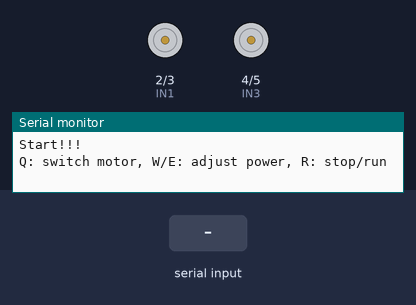
This sketch was run on a simulated Arduino Uno, built with avr-gcc and run on an emulated ATmega328P. Parts: motor-driver pin pairs drawn as motors (green arrow = first pin HIGH = forward, orange = second pin HIGH = backward, longer = more drive), the last lines printed to the serial monitor. The inputs (shaded band) are chosen by the test bench.

Above: at 1.2 s.
1.3 s: "w" received over Serial
At 2.4 s:
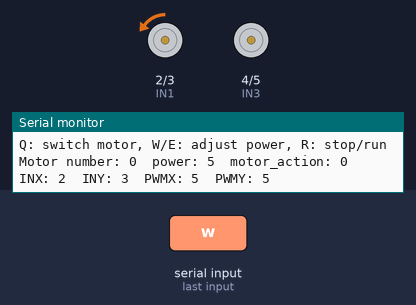
2.8 s: "q" received over Serial
At 3.6 s:
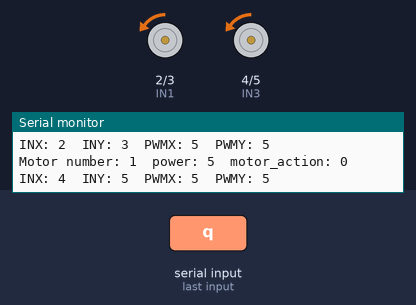
Timing chart, 0 to 5.8 s (numbered marks = the images above; inputs shaded):
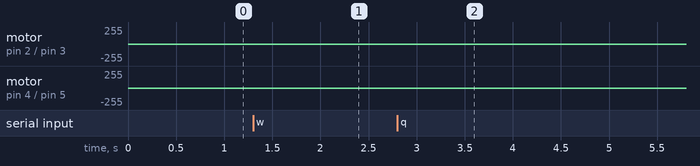

The sketch:

motor-test.ino
```cpp
#define IN1 2
#define IN2 3
#define IN3 4
#define IN4 5

#define MOTOR_A    0
#define MOTOR_B    1
#define MOTOR_STOP 0
#define MOTOR_RUN  1

int motor_number = MOTOR_A;
int motor_action = MOTOR_STOP;
int power = 0;
int step = 5;

void setup()
{
    pinMode(IN1, OUTPUT);
    pinMode(IN2, OUTPUT);
    pinMode(IN3, OUTPUT);
    pinMode(IN4, OUTPUT);
    Serial.begin(115200);
    Serial.println("Start!!!");
    Serial.println("Q: switch motor, W/E: adjust power, R: stop/run");
}

void loop()
{
    if(Serial.available())
    {
        int cmd = Serial.read();
        if(cmd == 'q')
            motor_number = (motor_number + 1) % 2;
        else if(cmd == 'w')
            power += step;
        else if(cmd == 'e')
            power -= step;
        else if(cmd == 'r')
            motor_action = (motor_action + 1) % 2;
        if(power >= 255)
            power = 255;
        else if(power <= -255)
            power = -255;

        Serial.print("Motor number: ");
        Serial.print(motor_number);
        Serial.print("\tpower: ");
        Serial.print(power);
        Serial.print("\tmotor_action: ");
        Serial.println(motor_action);

        motor(motor_number, power, motor_action);
        Serial.println();
    }
}

void motor(int motor_number, int power, int motor_action)
{
    int INX, INY, tmp;
    int PWMX = abs(power);
    int PWMY;

    if(motor_number == MOTOR_A)
        INX = IN1, INY = IN2;
    else if(motor_number == MOTOR_B)
        INX = IN3, INY = IN4;
    else
        Serial.println("Unkown motor number");

    if(power < 0)
        tmp = INX, INX = INY, INY = tmp;

    if(motor_action == MOTOR_STOP)
        PWMY = PWMX;
    else if(motor_action == MOTOR_RUN)
        PWMY = 0;
    else
        Serial.println("Unkown motor action");

    analogWrite(INX, PWMX);
    analogWrite(INY, PWMY);

    Serial.print("INX: ");
    Serial.print(INX);
    Serial.print("\tINY: ");
    Serial.print(INY);
    Serial.print("\tPWMX: ");
    Serial.print(PWMX);
    Serial.print("\tPWMY: ");
    Serial.println(PWMY);
}
```

Measured:
- after the input at 1.3 s, motor on pin 2 (IN1) / pin 3 (IN2): stopped → backward 5/255 at once
- after the input at 2.8 s, motor on pin 4 (IN3) / pin 5 (IN4): stopped → backward 5/255 at once
